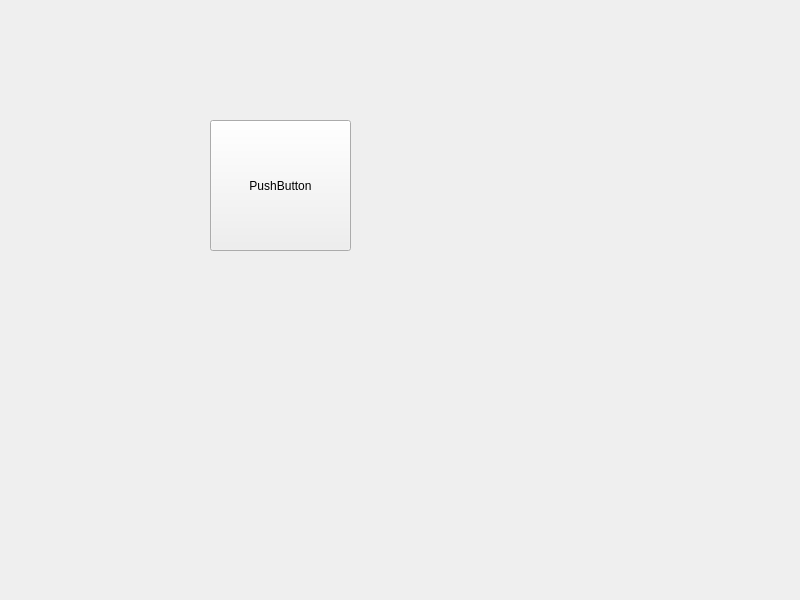
<?xml version="1.0" encoding="UTF-8"?>
<ui version="4.0">
 <class>Widget</class>
 <widget class="QWidget" name="Widget">
  <property name="geometry">
   <rect>
    <x>0</x>
    <y>0</y>
    <width>800</width>
    <height>600</height>
   </rect>
  </property>
  <property name="windowTitle">
   <string>Widget</string>
  </property>
  <widget class="QPushButton" name="pushButton">
   <property name="geometry">
    <rect>
     <x>210</x>
     <y>120</y>
     <width>141</width>
     <height>131</height>
    </rect>
   </property>
   <property name="text">
    <string>PushButton</string>
   </property>
  </widget>
 </widget>
 <resources/>
 <connections/>
</ui>
